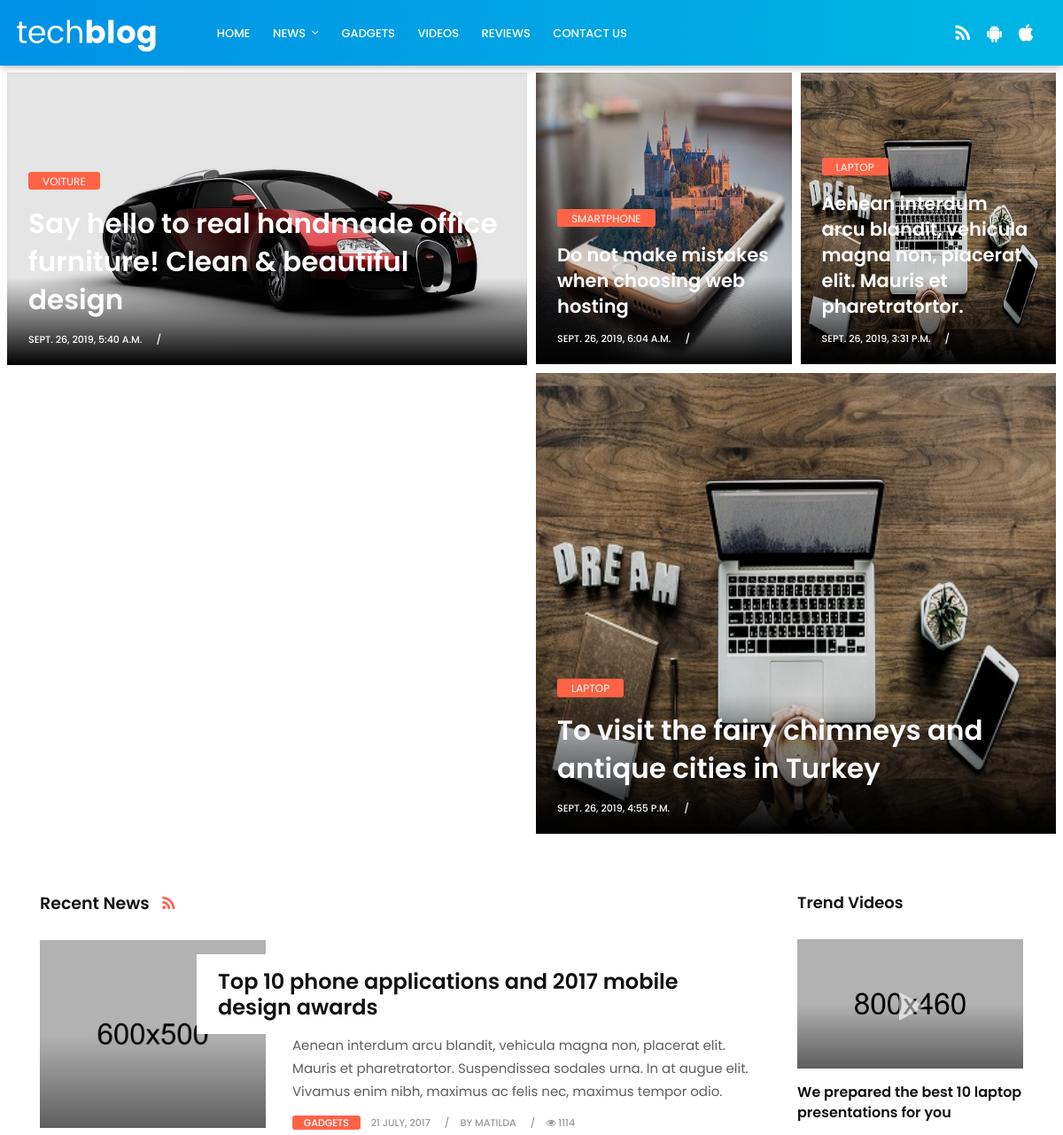
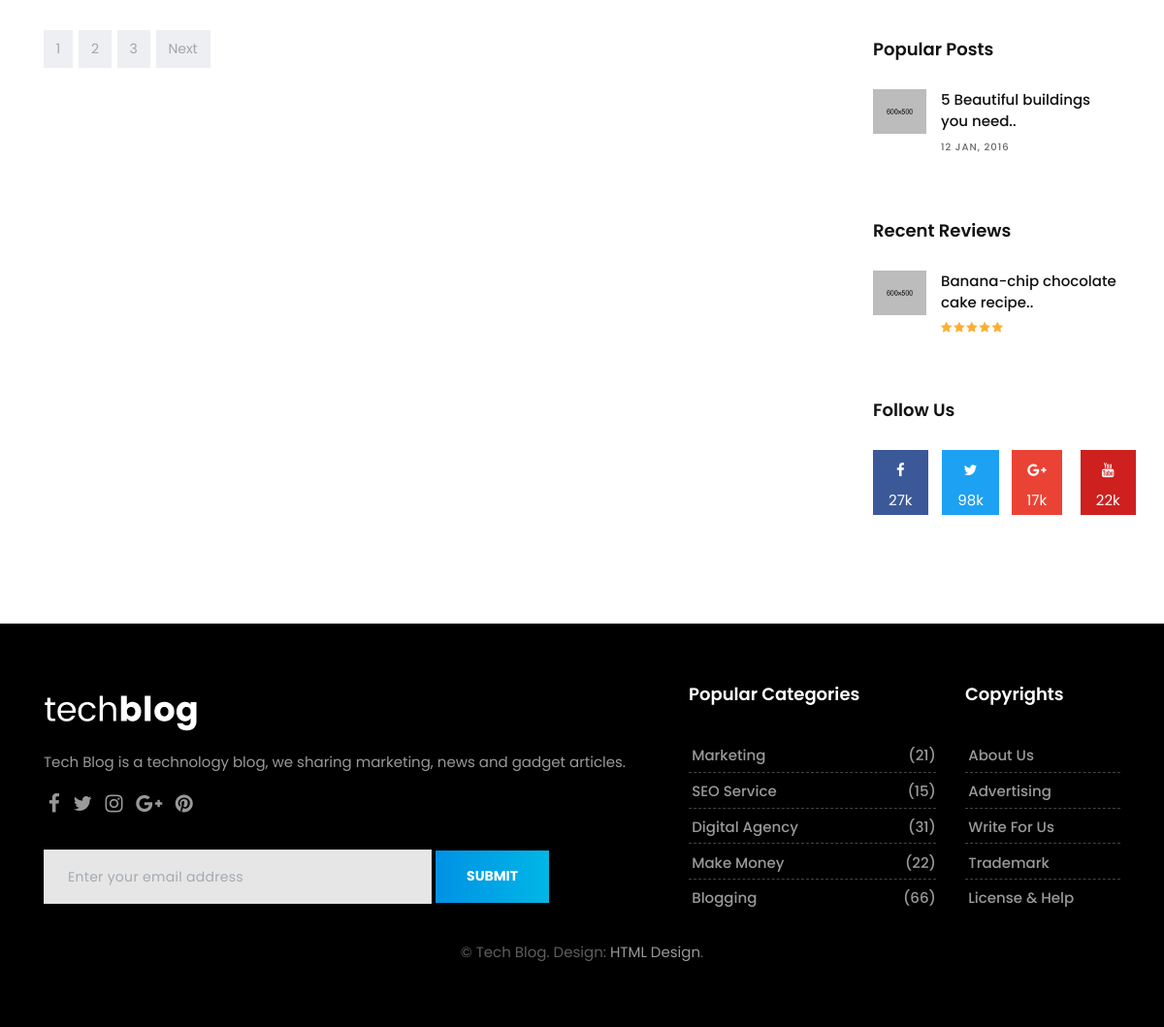
The page / on the database its author committed (2 pictures, top to bottom).
### blogapp/models.py (models this page shows, shortened)
class Categorie(models.Model):
    title = models.CharField(max_length=255)
    description = models.TextField()
    date_add = models.DateTimeField(auto_now_add=True)
    statut = models.BooleanField(default=0)
    image = models.ImageField(upload_to ='img')

### blogapp/views.py (the view)
# urls.py: path('', views.tech_index, name ='index.html'),
def tech_index(request):
    context={
        'blogapp': Categorie.objects.all()
    }
    return render(request, 'pages/index.html', context)

### templates/pages/index.html (shortened to what this page needs)
{% extends "bases/index_base.html" %}
{% block content %}
<section class="section first-section">
    <div class="container-fluid">
        <div class="masonry-blog clearfix">
            {% for  categories in blogapp %}
            <div class="{% cycle 'first' 'second' 'last' %}-slot">
                <div class="masonry-box post-media">
                    <img src="{{categories.image.url}}" alt="" class="img-fluid">
                    <div class="shadoweffect">
                        <div class="shadow-desc">
                            <div class="blog-meta">
                                <span class="bg-orange"><a href="{% url 'category' categories.id %}" title="">{{categories.title}}</a></span>
                                <h4><a href="tech-single.html" title="">{{categories.description}}</a></h4>
                                <small><a href="tech-single.html" title="">{{categories.date_add}}</a></small>
                                <small><a href="tech-author.html" title="">{{categories.nom_auteur}}</a></small>
                            </div>
                        </div>
                    </div>
                </div>
            </div>
        {% endfor %}
    </div>
</section>
<section class="section">
    <div class="container">
        <div class="row">
            <div class="col-lg-9 col-md-12 col-sm-12 col-xs-12">
                <div class="page-wrapper">
                    <div class="blog-top clearfix">
                        <h4 class="pull-left">Recent News <a href="#"><i class="fa fa-rss"></i></a></h4>
                    </div>
                    <div class="blog-list clearfix">
                        <div class="blog-box row">
                            <div class="col-md-4">
                                <div class="post-media">
                                    <a href="tech-single.html" title="">
                                        <img src="/static/upload/tech_blog_01.jpg" alt="" class="img-fluid">
                                        <div class="hovereffect"></div>
                                    </a>
                                </div>
                            </div>
                            <div class="blog-meta big-meta col-md-8">
                                <h4><a href="tech-single.html" title="">Top 10 phone applications and 2017 mobile design awards</a></h4>
                                <p>Aenean interdum arcu blandit, vehicula magna non, placerat elit. Mauris et pharetratortor. Suspendissea sodales urna. In at augue elit. Vivamus enim nibh, maximus ac felis nec, maximus tempor odio.</p>
                                <small class="firstsmall"><a class="bg-orange" href="tech-category-01.html" title="">Gadgets</a></small>
                                <small><a href="tech-single.html" title="">21 July, 2017</a></small>
                                <small><a href="tech-author.html" title="">by Matilda</a></small>
                                <small><a href="tech-single.html" title=""><i class="fa fa-eye"></i> 1114</a></small>
                            </div>
                        </div>
                    </div>
                </div>
                <div class="row">
                    <div class="col-md-12">
                        <nav aria-label="Page navigation">
                            <ul class="pagination justify-content-start">
                                <li class="page-item"><a class="page-link" href="#">1</a></li>
                                <li class="page-item"><a class="page-link" href="#">2</a></li>
                                <li class="page-item"><a class="page-link" href="#">3</a></li>
                                <li class="page-item">
                                    <a class="page-link" href="#">Next</a>
                                </li>
                            </ul>
                        </nav>
                    </div>
                </div>
            </div>
            <div class="col-lg-3 col-md-12 col-sm-12 col-xs-12">
                <div class="sidebar">
                    <div class="widget">
                        <h2 class="widget-title">Trend Videos</h2>
                        <div class="trend-videos">
                            <div class="blog-box">
                                <div class="post-media">
                                    <a href="tech-single.html" title="">
                                        <img src="/static/upload/tech_video_01.jpg" alt="" class="img-fluid">
                                        <div class="hovereffect">
                                        </div>
                                    </a>
                                </div>
                                <div class="blog-meta">
                                    <h4><a href="tech-single.html" title="">We prepared the best 10 laptop presentations for you</a></h4>
                                </div>
                            </div>
                        </div>
                    </div>
                    <div class="widget">
                        <h2 class="widget-title">Popular Posts</h2>
                        <div class="blog-list-widget">
                            <div class="list-group">
                                <a href="tech-single.html" class="list-group-item list-group-item-action flex-column align-items-start">
                                    <div class="w-100 justify-content-between">
                                        <img src="/static/upload/tech_blog_08.jpg" alt="" class="img-fluid float-left">
                                        <h5 class="mb-1">5 Beautiful buildings you need..</h5>
                                        <small>12 Jan, 2016</small>
                                    </div>
                                </a>
                            </div>
                        </div>
                    </div>
                    <div class="widget">
                        <h2 class="widget-title">Recent Reviews</h2>
                        <div class="blog-list-widget">
                            <div class="list-group">
                                <a href="tech-single.html" class="list-group-item list-group-item-action flex-column align-items-start">
                                    <div class="w-100 justify-content-between">
                                        <img src="/static/upload/tech_blog_02.jpg" alt="" class="img-fluid float-left">
                                        <h5 class="mb-1">Banana-chip chocolate cake recipe..</h5>
                                        <span class="rating">
                                            <i class="fa fa-star"></i>
                                            <i class="fa fa-star"></i>
                                            <i class="fa fa-star"></i>
                                            <i class="fa fa-star"></i>
                                            <i class="fa fa-star"></i>
                                        </span>
                                    </div>
                                </a>
                            </div>
                        </div>
                    </div>
                    <div class="widget">
                        <h2 class="widget-title">Follow Us</h2>
                        <div class="row text-center">
                            <div class="col-lg-3 col-md-3 col-sm-3 col-xs-6">
                                <a href="#" class="social-button facebook-button">
                                    <i class="fa fa-facebook"></i>
                                    <p>27k</p>
                                </a>
                            </div>
                            <div class="col-lg-3 col-md-3 col-sm-3 col-xs-6">
                                <a href="#" class="social-button twitter-button">
                                    <i class="fa fa-twitter"></i>
                                    <p>98k</p>
                                </a>
                            </div>
                            <div class="col-lg-3 col-md-3 col-sm-3 col-xs-6">
                                <a href="#" class="social-button google-button">
                                    <i class="fa fa-google-plus"></i>
                                    <p>17k</p>
                                </a>
                            </div>
                            <div class="col-lg-3 col-md-3 col-sm-3 col-xs-6">
                                <a href="#" class="social-button youtube-button">
                                    <i class="fa fa-youtube"></i>
                                    <p>22k</p>
                                </a>
                            </div>
                        </div>
                    </div>
                </div>
            </div>
        </div>
    </div>
</section>
{% endblock content %}

### templates/bases/index_base.html (shortened to what this page needs)
<!DOCTYPE html>
<html lang="en">
    <link href="/static/css/bootstrap.css" rel="stylesheet">
    <link href="/static/css/font-awesome.min.css" rel="stylesheet">
    <link href="/static/style.css" rel="stylesheet">
    <link href="/static/css/responsive.css" rel="stylesheet">
    <link href="/static/css/colors.css" rel="stylesheet">
    <link href="/static/css/version/tech.css" rel="stylesheet">
</head>
<body>
    <div id="wrapper">
        <header class="tech-header header">
            <div class="container-fluid">
                <nav class="navbar navbar-toggleable-md navbar-inverse fixed-top bg-inverse">
                    <a class="navbar-brand" href="tech-index.html"><img src="/static/images/version/tech-logo.png" alt=""></a>
                    <div class="collapse navbar-collapse" id="navbarCollapse">
                        <ul class="navbar-nav mr-auto">
                            <li class="nav-item">
                                <a class="nav-link" href="tech-index.html">Home</a>
                            </li>
                            <li class="nav-item dropdown has-submenu menu-large hidden-md-down hidden-sm-down hidden-xs-down">
                                <a class="nav-link dropdown-toggle" href="#" id="dropdown01" data-toggle="dropdown" aria-haspopup="true" aria-expanded="false">News</a>
                            </li>
                            <li class="nav-item">
                                <a class="nav-link" href="tech-category-01.html">Gadgets</a>
                            </li>
                            <li class="nav-item">
                                <a class="nav-link" href="tech-category-02.html">Videos</a>
                            </li>
                            <li class="nav-item">
                                <a class="nav-link" href="tech-category-03.html">Reviews</a>
                            </li>
                            <li class="nav-item">
                                <a class="nav-link" href="tech-contact.html">Contact Us</a>
                            </li>
                        </ul>
                        <ul class="navbar-nav mr-2">
                            <li class="nav-item">
                                <a class="nav-link" href="#"><i class="fa fa-rss"></i></a>
                            </li>
                            <li class="nav-item">
                                <a class="nav-link" href="#"><i class="fa fa-android"></i></a>
                            </li>
                            <li class="nav-item">
                                <a class="nav-link" href="#"><i class="fa fa-apple"></i></a>
                            </li>
                        </ul>
                    </div>
                </nav>
            </div>
        </header>
        {% block content %}
        {% endblock content %}
        <footer class="footer">
            <div class="container">
                <div class="row">
                    <div class="col-lg-7">
                        <div class="widget">
                            <div class="footer-text text-left">
                                <a href="index.html"><img src="/static/images/version/tech-footer-logo.png" alt="" class="img-fluid"></a>
                                <p>Tech Blog is a technology blog, we sharing marketing, news and gadget articles.</p>
                                <div class="social">
                                    <a href="#" data-toggle="tooltip" data-placement="bottom" title="Facebook"><i class="fa fa-facebook"></i></a>
                                    <a href="#" data-toggle="tooltip" data-placement="bottom" title="Twitter"><i class="fa fa-twitter"></i></a>
                                    <a href="#" data-toggle="tooltip" data-placement="bottom" title="Instagram"><i class="fa fa-instagram"></i></a>
                                    <a href="#" data-toggle="tooltip" data-placement="bottom" title="Google Plus"><i class="fa fa-google-plus"></i></a>
                                    <a href="#" data-toggle="tooltip" data-placement="bottom" title="Pinterest"><i class="fa fa-pinterest"></i></a>
                                </div>
                                <div class="newsletter-widget text-left">
                                    <form class="form-inline">
                                        <input type="text" class="form-control" placeholder="Enter your email address">
                                        <button type="submit" class="btn btn-primary">SUBMIT</button>
                                    </form>
                                </div>
                            </div>
                        </div>
                    </div>
                    <div class="col-lg-3 col-md-12 col-sm-12 col-xs-12">
                        <div class="widget">
                            <h2 class="widget-title">Popular Categories</h2>
                            <div class="link-widget">
                                <ul>
                                    <li><a href="#">Marketing <span>(21)</span></a></li>
                                    <li><a href="#">SEO Service <span>(15)</span></a></li>
                                    <li><a href="#">Digital Agency <span>(31)</span></a></li>
                                    <li><a href="#">Make Money <span>(22)</span></a></li>
                                    <li><a href="#">Blogging <span>(66)</span></a></li>
                                </ul>
                            </div>
                        </div>
                    </div>
                    <div class="col-lg-2 col-md-12 col-sm-12 col-xs-12">
                        <div class="widget">
                            <h2 class="widget-title">Copyrights</h2>
                            <div class="link-widget">
                                <ul>
                                    <li><a href="#">About us</a></li>
                                    <li><a href="#">Advertising</a></li>
                                    <li><a href="#">Write for us</a></li>
                                    <li><a href="#">Trademark</a></li>
                                    <li><a href="#">License & Help</a></li>
                                </ul>
                            </div>
                        </div>
                    </div>
                </div>
                <div class="row">
                    <div class="col-md-12 text-center">
                        <br>
                        <div class="copyright">&copy; Tech Blog. Design: <a href="http://html.design">HTML Design</a>.</div>
                    </div>
                </div>
            </div>
        </footer>
    </div>
</body>
</html>

### rows shown on the page
Categorie: image (picture), title "VOITURE", description "Say hello to real handmade office furniture! Clean & beautiful design", date_add "SEPT. 26, 2019, 5:40 A.M."
Categorie: image (picture), title "SMARTPHONE", description "Do not make mistakes when choosing web hosting", date_add "SEPT. 26, 2019, 6:04 A.M."
Categorie: image (picture), title "LAPTOP", description "Aenean interdum arcu blandit, vehicula magna non, placerat elit. Mauris et pharetratortor.", date_add "SEPT. 26, 2019, 3:31 P.M."
Categorie: image (picture), title "LAPTOP", description "To visit the fairy chimneys and antique cities in Turkey", date_add "SEPT. 26, 2019, 4:55 P.M."
